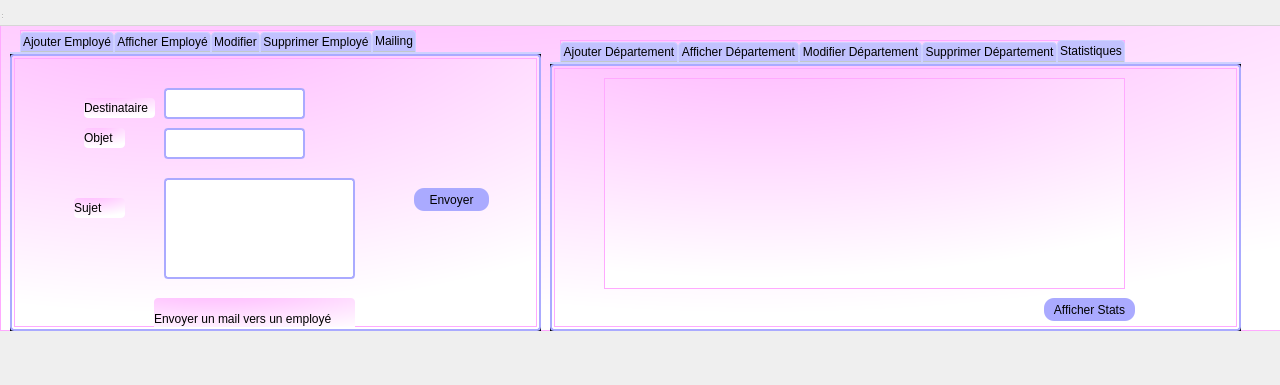
<?xml version="1.0" encoding="UTF-8"?>
<ui version="4.0">
 <class>GestionD_emp</class>
 <widget class="QDialog" name="GestionD_emp">
  <property name="geometry">
   <rect>
    <x>0</x>
    <y>0</y>
    <width>1280</width>
    <height>385</height>
   </rect>
  </property>
  <property name="windowTitle">
   <string>GestionD_emp</string>
  </property>
  <widget class="QWidget" name="centralwidget" native="true">
   <property name="geometry">
    <rect>
     <x>0</x>
     <y>0</y>
     <width>1281</width>
     <height>331</height>
    </rect>
   </property>
   <property name="styleSheet">
    <string notr="true">QStatusBar {
    background-color: rgb(207, 203, 255);
}
QPushButton
{
  border: 0px white;
  border-radius: 10px;
  padding: 0 8px;
  background: rgb(170, 170, 255);
}
QComboBox {
    border: 1px solid rgb(170, 170, 255);
    border-radius: 3px;
    padding: 1px 18px 1px 3px;
    min-width: 6em;
}
QTableView {
    selection-background-color: qlineargradient(x1: 0, y1: 0, x2: 0, y2: 0,
                                stop: 0 #FF92BB, stop: 1 white);
border:0.5px;
}
QLineEdit { background-color: white;
border: 2px solid rgb(170, 170, 255);
    border-radius: 4px; }

QFrame {
    border: 2px solid rgb(170, 170, 255);
    border-radius: 4px;
    padding: 2px;
    background-image: url(images/welcome.png);
}
 QLabel{
    border:0px;
    border-radius: 4px;
    padding: 0px;
    background-image: url(images/welcome.png);
}


QStatusBar {
    background-color: rgb(207, 203, 255);
}

QStatusBar::item {
    border: 1px solid red;
    border-radius: 3px;
}



/************************************************/
QTabWidget::pane { /* The tab widget frame */
    border-top: 2px solid #ced1ff;
background-color:black;
}


/* Style the tab using the tab sub-control. Note that
    it reads QTabBar _not_ QTabWidget */
QTabWidget::pane { /* The tab widget frame */
    border-top: 2px solid #ced1ff;
}

QTabWidget::tab-bar {
    left: 10px; /* move to the right by 5px */
}

/* Style the tab using the tab sub-control. Note that
    it reads QTabBar _not_ QTabWidget */
QTabBar::tab {
    background:rgb(194, 194, 255);
    border: 1px solid #ced1ff;
    border-bottom-color: #C2C7CB; /* same as the pane color */
    border-top-left-radius: 4px;
    border-top-right-radius: 4px;
    min-width: 8ex;
    padding: 2px;
}

QTabBar::tab:selected, QTabBar::tab:hover {
    background: qlineargradient(x1: 0, y1: 0, x2: 0, y2: 1,
                                stop: 0 #fafafa, stop: 0.4 #f4f4f4,
                                stop: 0.5 #e7e7e7, stop: 1.0 #fafafa);
}



QTabBar::tab:!selected {
    margin-top: 2px; /* make non-selected tabs look smaller */
}



/*********************************/


































* {   background: qradialgradient(cx: 0.3, cy: -0.4, fx: 0.3, fy: -0.4, radius: 1.35, stop: 0 #ffaaff, stop: 1  rgb(255,255, 255));   color: rgb(0,0, 0);   border: 1px solid #ffaaff; }
/** {   background-color: rgb(255, 215, 255);   color: rgb(0,0, 0);   border: 1px solid #ffaaff; }*/
</string>
   </property>
   <widget class="QTabWidget" name="tabWidget">
    <property name="geometry">
     <rect>
      <x>10</x>
      <y>30</y>
      <width>531</width>
      <height>301</height>
     </rect>
    </property>
    <property name="font">
     <font>
      <family>MS Shell Dlg 2</family>
     </font>
    </property>
    <property name="styleSheet">
     <string notr="true">QStatusBar {
    background-color: rgb(207, 203, 255);
}
QPushButton
{
  border: 0px white;
  border-radius: 10px;
  padding: 0 8px;
  background: rgb(170, 170, 255);
}
QComboBox {
    border: 1px solid rgb(170, 170, 255);
    border-radius: 3px;
    padding: 1px 18px 1px 3px;
    min-width: 6em;
}
QTableView {
    selection-background-color: qlineargradient(x1: 0, y1: 0, x2: 0, y2: 0,
                                stop: 0 #FF92BB, stop: 1 white);
border:0.5px;
}
QLineEdit { background-color: white;
border: 2px solid rgb(170, 170, 255);
    border-radius: 4px; }

QFrame {
    border: 2px solid rgb(170, 170, 255);
    border-radius: 4px;
    padding: 2px;
    background-image: url(images/welcome.png);
}
 QLabel{
    border:0px;
    border-radius: 4px;
    padding: 0px;
    background-image: url(images/welcome.png);
}</string>
    </property>
    <property name="currentIndex">
     <number>4</number>
    </property>
    <widget class="QWidget" name="tab">
     <attribute name="title">
      <string>Ajouter Employé</string>
     </attribute>
     <widget class="QLabel" name="label">
      <property name="geometry">
       <rect>
        <x>50</x>
        <y>30</y>
        <width>31</width>
        <height>16</height>
       </rect>
      </property>
      <property name="text">
       <string>CIN</string>
      </property>
     </widget>
     <widget class="QLabel" name="label_2">
      <property name="geometry">
       <rect>
        <x>50</x>
        <y>70</y>
        <width>31</width>
        <height>16</height>
       </rect>
      </property>
      <property name="text">
       <string>Nom</string>
      </property>
     </widget>
     <widget class="QLabel" name="label_3">
      <property name="geometry">
       <rect>
        <x>50</x>
        <y>150</y>
        <width>111</width>
        <height>16</height>
       </rect>
      </property>
      <property name="text">
       <string>Date Recrutement</string>
      </property>
     </widget>
     <widget class="QLineEdit" name="lineEdit_id">
      <property name="geometry">
       <rect>
        <x>240</x>
        <y>30</y>
        <width>113</width>
        <height>20</height>
       </rect>
      </property>
     </widget>
     <widget class="QLineEdit" name="lineEdit_nom">
      <property name="geometry">
       <rect>
        <x>240</x>
        <y>70</y>
        <width>113</width>
        <height>20</height>
       </rect>
      </property>
     </widget>
     <widget class="QLineEdit" name="lineEdit_date">
      <property name="geometry">
       <rect>
        <x>240</x>
        <y>150</y>
        <width>113</width>
        <height>20</height>
       </rect>
      </property>
     </widget>
     <widget class="QPushButton" name="pb_ajouter">
      <property name="geometry">
       <rect>
        <x>260</x>
        <y>250</y>
        <width>75</width>
        <height>23</height>
       </rect>
      </property>
      <property name="text">
       <string>Ajouter</string>
      </property>
     </widget>
     <widget class="QLineEdit" name="lineEdit_iddept_2">
      <property name="geometry">
       <rect>
        <x>240</x>
        <y>200</y>
        <width>113</width>
        <height>20</height>
       </rect>
      </property>
     </widget>
     <widget class="QLabel" name="label_5">
      <property name="geometry">
       <rect>
        <x>50</x>
        <y>200</y>
        <width>101</width>
        <height>16</height>
       </rect>
      </property>
      <property name="text">
       <string>Id_Departement</string>
      </property>
     </widget>
     <widget class="QComboBox" name="comboBox">
      <property name="geometry">
       <rect>
        <x>380</x>
        <y>90</y>
        <width>119</width>
        <height>22</height>
       </rect>
      </property>
     </widget>
     <widget class="QLabel" name="label_18">
      <property name="geometry">
       <rect>
        <x>390</x>
        <y>60</y>
        <width>101</width>
        <height>16</height>
       </rect>
      </property>
      <property name="text">
       <string>Dept. Existant</string>
      </property>
     </widget>
     <widget class="QLabel" name="label_21">
      <property name="geometry">
       <rect>
        <x>50</x>
        <y>110</y>
        <width>31</width>
        <height>16</height>
       </rect>
      </property>
      <property name="text">
       <string>Poste</string>
      </property>
     </widget>
     <widget class="QLineEdit" name="lineEdit_poste">
      <property name="geometry">
       <rect>
        <x>240</x>
        <y>110</y>
        <width>113</width>
        <height>20</height>
       </rect>
      </property>
     </widget>
    </widget>
    <widget class="QWidget" name="tab_2">
     <attribute name="title">
      <string>Afficher Employé</string>
     </attribute>
     <widget class="QTableView" name="tabemploye">
      <property name="geometry">
       <rect>
        <x>10</x>
        <y>10</y>
        <width>501</width>
        <height>191</height>
       </rect>
      </property>
      <property name="styleSheet">
       <string notr="true">QStatusBar {
    background-color: rgb(207, 203, 255);
}
QPushButton
{
  border: 0px white;
  border-radius: 10px;
  padding: 0 8px;
  background: rgb(170, 170, 255);
}
QComboBox {
    border: 1px solid rgb(170, 170, 255);
    border-radius: 3px;
    padding: 1px 18px 1px 3px;
    min-width: 6em;
}
QTableView {
    selection-background-color: qlineargradient(x1: 0, y1: 0, x2: 0, y2: 0,
                                stop: 0 #FF92BB, stop: 1 white);
border:0.5px;
}
QLineEdit { background-color: white;
border: 2px solid rgb(170, 170, 255);
    border-radius: 4px; }

QFrame {
    border: 2px solid rgb(170, 170, 255);
    border-radius: 4px;
    padding: 2px;
    background-image: url(images/welcome.png);
}
 QLabel{
    border:0px;
    border-radius: 4px;
    padding: 0px;
    background-image: url(images/welcome.png);
}</string>
      </property>
     </widget>
     <widget class="QPushButton" name="pdf">
      <property name="geometry">
       <rect>
        <x>210</x>
        <y>240</y>
        <width>75</width>
        <height>23</height>
       </rect>
      </property>
      <property name="text">
       <string>PDF</string>
      </property>
     </widget>
     <widget class="QLabel" name="label_17">
      <property name="geometry">
       <rect>
        <x>100</x>
        <y>210</y>
        <width>291</width>
        <height>20</height>
       </rect>
      </property>
      <property name="text">
       <string>Afficher la liste des employés dans un fichier PDF</string>
      </property>
     </widget>
    </widget>
    <widget class="QWidget" name="tab_7">
     <attribute name="title">
      <string>Modifier</string>
     </attribute>
     <widget class="QLineEdit" name="dateEdit">
      <property name="geometry">
       <rect>
        <x>200</x>
        <y>160</y>
        <width>141</width>
        <height>31</height>
       </rect>
      </property>
      <property name="font">
       <font>
        <family>Bahnschrift</family>
        <pointsize>14</pointsize>
       </font>
      </property>
     </widget>
     <widget class="QLabel" name="label_11">
      <property name="geometry">
       <rect>
        <x>130</x>
        <y>30</y>
        <width>61</width>
        <height>16</height>
       </rect>
      </property>
      <property name="text">
       <string>Identifiant</string>
      </property>
     </widget>
     <widget class="QPushButton" name="pb_chercherE">
      <property name="geometry">
       <rect>
        <x>350</x>
        <y>20</y>
        <width>75</width>
        <height>23</height>
       </rect>
      </property>
      <property name="text">
       <string>Chercher</string>
      </property>
     </widget>
     <widget class="QLineEdit" name="nomEdit">
      <property name="geometry">
       <rect>
        <x>200</x>
        <y>70</y>
        <width>141</width>
        <height>31</height>
       </rect>
      </property>
      <property name="font">
       <font>
        <family>Bahnschrift</family>
        <pointsize>14</pointsize>
       </font>
      </property>
     </widget>
     <widget class="QLabel" name="label_8">
      <property name="geometry">
       <rect>
        <x>100</x>
        <y>80</y>
        <width>47</width>
        <height>13</height>
       </rect>
      </property>
      <property name="text">
       <string>Nom</string>
      </property>
     </widget>
     <widget class="QLabel" name="label_12">
      <property name="geometry">
       <rect>
        <x>100</x>
        <y>160</y>
        <width>31</width>
        <height>16</height>
       </rect>
      </property>
      <property name="text">
       <string>Date</string>
      </property>
     </widget>
     <widget class="QLineEdit" name="idEdit">
      <property name="geometry">
       <rect>
        <x>220</x>
        <y>20</y>
        <width>91</width>
        <height>31</height>
       </rect>
      </property>
      <property name="text">
       <string/>
      </property>
     </widget>
     <widget class="QPushButton" name="pb_confirmerE">
      <property name="geometry">
       <rect>
        <x>190</x>
        <y>250</y>
        <width>151</width>
        <height>23</height>
       </rect>
      </property>
      <property name="text">
       <string>Confirmer Changement</string>
      </property>
     </widget>
     <widget class="QLabel" name="label_16">
      <property name="geometry">
       <rect>
        <x>60</x>
        <y>210</y>
        <width>101</width>
        <height>20</height>
       </rect>
      </property>
      <property name="text">
       <string>Id_Département</string>
      </property>
     </widget>
     <widget class="QLineEdit" name="depEdit">
      <property name="geometry">
       <rect>
        <x>200</x>
        <y>210</y>
        <width>141</width>
        <height>31</height>
       </rect>
      </property>
      <property name="font">
       <font>
        <family>Bahnschrift</family>
        <pointsize>14</pointsize>
       </font>
      </property>
     </widget>
     <widget class="QLineEdit" name="posteEdit">
      <property name="geometry">
       <rect>
        <x>200</x>
        <y>110</y>
        <width>141</width>
        <height>31</height>
       </rect>
      </property>
      <property name="font">
       <font>
        <family>Bahnschrift</family>
        <pointsize>14</pointsize>
       </font>
      </property>
     </widget>
     <widget class="QLabel" name="label_22">
      <property name="geometry">
       <rect>
        <x>100</x>
        <y>120</y>
        <width>47</width>
        <height>13</height>
       </rect>
      </property>
      <property name="text">
       <string>Poste</string>
      </property>
     </widget>
    </widget>
    <widget class="QWidget" name="tab_3">
     <attribute name="title">
      <string>Supprimer Employé</string>
     </attribute>
     <widget class="QLineEdit" name="lineEdit_id_2">
      <property name="geometry">
       <rect>
        <x>220</x>
        <y>80</y>
        <width>113</width>
        <height>20</height>
       </rect>
      </property>
     </widget>
     <widget class="QLabel" name="label_4">
      <property name="geometry">
       <rect>
        <x>90</x>
        <y>80</y>
        <width>31</width>
        <height>16</height>
       </rect>
      </property>
      <property name="text">
       <string>CIN</string>
      </property>
     </widget>
     <widget class="QPushButton" name="pb_supprimer">
      <property name="geometry">
       <rect>
        <x>240</x>
        <y>140</y>
        <width>75</width>
        <height>23</height>
       </rect>
      </property>
      <property name="text">
       <string>Supprimer</string>
      </property>
     </widget>
     <widget class="QComboBox" name="comboBox_2">
      <property name="geometry">
       <rect>
        <x>360</x>
        <y>80</y>
        <width>119</width>
        <height>22</height>
       </rect>
      </property>
     </widget>
     <widget class="QLabel" name="label_19">
      <property name="geometry">
       <rect>
        <x>400</x>
        <y>50</y>
        <width>31</width>
        <height>16</height>
       </rect>
      </property>
      <property name="text">
       <string>CINs</string>
      </property>
     </widget>
    </widget>
    <widget class="QWidget" name="tab_14">
     <attribute name="title">
      <string>Mailing</string>
     </attribute>
     <widget class="QLabel" name="label_71">
      <property name="geometry">
       <rect>
        <x>70</x>
        <y>70</y>
        <width>41</width>
        <height>20</height>
       </rect>
      </property>
      <property name="text">
       <string>Objet</string>
      </property>
     </widget>
     <widget class="QLineEdit" name="lineEdit_sujetmail_2">
      <property name="geometry">
       <rect>
        <x>150</x>
        <y>120</y>
        <width>191</width>
        <height>101</height>
       </rect>
      </property>
      <property name="font">
       <font>
        <family>Bahnschrift</family>
        <pointsize>14</pointsize>
       </font>
      </property>
     </widget>
     <widget class="QLabel" name="label_72">
      <property name="geometry">
       <rect>
        <x>70</x>
        <y>40</y>
        <width>71</width>
        <height>20</height>
       </rect>
      </property>
      <property name="text">
       <string>Destinataire</string>
      </property>
     </widget>
     <widget class="QLabel" name="label_73">
      <property name="geometry">
       <rect>
        <x>140</x>
        <y>240</y>
        <width>201</width>
        <height>41</height>
       </rect>
      </property>
      <property name="text">
       <string>Envoyer un mail vers un employé</string>
      </property>
     </widget>
     <widget class="QLineEdit" name="lineEdit_2_text_mail_2">
      <property name="geometry">
       <rect>
        <x>150</x>
        <y>70</y>
        <width>141</width>
        <height>31</height>
       </rect>
      </property>
      <property name="font">
       <font>
        <family>Bahnschrift</family>
        <pointsize>14</pointsize>
       </font>
      </property>
     </widget>
     <widget class="QLineEdit" name="lineEdit_distinataire_2">
      <property name="geometry">
       <rect>
        <x>150</x>
        <y>30</y>
        <width>141</width>
        <height>31</height>
       </rect>
      </property>
      <property name="font">
       <font>
        <family>Bahnschrift</family>
        <pointsize>14</pointsize>
       </font>
      </property>
     </widget>
     <widget class="QLabel" name="label_74">
      <property name="geometry">
       <rect>
        <x>60</x>
        <y>140</y>
        <width>51</width>
        <height>20</height>
       </rect>
      </property>
      <property name="text">
       <string>Sujet</string>
      </property>
     </widget>
     <widget class="QPushButton" name="mail_2">
      <property name="geometry">
       <rect>
        <x>400</x>
        <y>130</y>
        <width>75</width>
        <height>23</height>
       </rect>
      </property>
      <property name="text">
       <string>Envoyer</string>
      </property>
     </widget>
    </widget>
   </widget>
   <widget class="QTabWidget" name="tabWidget_2">
    <property name="geometry">
     <rect>
      <x>550</x>
      <y>40</y>
      <width>691</width>
      <height>291</height>
     </rect>
    </property>
    <property name="font">
     <font>
      <family>MS Shell Dlg 2</family>
     </font>
    </property>
    <property name="styleSheet">
     <string notr="true">QStatusBar {
    background-color: rgb(207, 203, 255);
}
QPushButton
{
  border: 0px white;
  border-radius: 10px;
  padding: 0 8px;
  background: rgb(170, 170, 255);
}
QComboBox {
    border: 1px solid rgb(170, 170, 255);
    border-radius: 3px;
    padding: 1px 18px 1px 3px;
    min-width: 6em;
}
QTableView {
    selection-background-color: qlineargradient(x1: 0, y1: 0, x2: 0, y2: 0,
                                stop: 0 #FF92BB, stop: 1 white);
border:0.5px;
}
QLineEdit { background-color: white;
border: 2px solid rgb(170, 170, 255);
    border-radius: 4px; }

QFrame {
    border: 2px solid rgb(170, 170, 255);
    border-radius: 4px;
    padding: 2px;
    background-image: url(images/welcome.png);
}
 QLabel{
    border:0px;
    border-radius: 4px;
    padding: 0px;
    background-image: url(images/welcome.png);
}</string>
    </property>
    <property name="currentIndex">
     <number>4</number>
    </property>
    <widget class="QWidget" name="tab_4">
     <attribute name="title">
      <string>Ajouter Département</string>
     </attribute>
     <widget class="QLabel" name="label_7">
      <property name="geometry">
       <rect>
        <x>60</x>
        <y>60</y>
        <width>111</width>
        <height>16</height>
       </rect>
      </property>
      <property name="text">
       <string>Nom département</string>
      </property>
     </widget>
     <widget class="QLineEdit" name="lineEdit_id_3">
      <property name="geometry">
       <rect>
        <x>210</x>
        <y>150</y>
        <width>113</width>
        <height>20</height>
       </rect>
      </property>
     </widget>
     <widget class="QLineEdit" name="lineEdit_nom_2">
      <property name="geometry">
       <rect>
        <x>210</x>
        <y>60</y>
        <width>113</width>
        <height>20</height>
       </rect>
      </property>
     </widget>
     <widget class="QPushButton" name="pb_ajouter_2">
      <property name="geometry">
       <rect>
        <x>240</x>
        <y>220</y>
        <width>75</width>
        <height>23</height>
       </rect>
      </property>
      <property name="text">
       <string>Ajouter</string>
      </property>
     </widget>
     <widget class="QLabel" name="label_9">
      <property name="geometry">
       <rect>
        <x>60</x>
        <y>150</y>
        <width>111</width>
        <height>16</height>
       </rect>
      </property>
      <property name="text">
       <string>Postes Vacants</string>
      </property>
     </widget>
    </widget>
    <widget class="QWidget" name="tab_5">
     <attribute name="title">
      <string>Afficher Département</string>
     </attribute>
     <widget class="QTableView" name="tabdepartement">
      <property name="geometry">
       <rect>
        <x>10</x>
        <y>20</y>
        <width>541</width>
        <height>241</height>
       </rect>
      </property>
     </widget>
    </widget>
    <widget class="QWidget" name="tab_8">
     <attribute name="title">
      <string>Modifier Département</string>
     </attribute>
     <widget class="QLabel" name="label_13">
      <property name="geometry">
       <rect>
        <x>120</x>
        <y>100</y>
        <width>47</width>
        <height>13</height>
       </rect>
      </property>
      <property name="text">
       <string>Nom</string>
      </property>
     </widget>
     <widget class="QLabel" name="label_14">
      <property name="geometry">
       <rect>
        <x>140</x>
        <y>40</y>
        <width>61</width>
        <height>16</height>
       </rect>
      </property>
      <property name="text">
       <string>Identifiant</string>
      </property>
     </widget>
     <widget class="QLabel" name="label_15">
      <property name="geometry">
       <rect>
        <x>70</x>
        <y>150</y>
        <width>111</width>
        <height>20</height>
       </rect>
      </property>
      <property name="text">
       <string>Postes Vacants</string>
      </property>
     </widget>
     <widget class="QPushButton" name="pb_chercherD">
      <property name="geometry">
       <rect>
        <x>360</x>
        <y>40</y>
        <width>75</width>
        <height>23</height>
       </rect>
      </property>
      <property name="text">
       <string>Chercher</string>
      </property>
     </widget>
     <widget class="QLineEdit" name="idEdit_2">
      <property name="geometry">
       <rect>
        <x>220</x>
        <y>30</y>
        <width>91</width>
        <height>31</height>
       </rect>
      </property>
      <property name="text">
       <string/>
      </property>
     </widget>
     <widget class="QLineEdit" name="nomEdit_2">
      <property name="geometry">
       <rect>
        <x>190</x>
        <y>90</y>
        <width>141</width>
        <height>31</height>
       </rect>
      </property>
      <property name="font">
       <font>
        <family>Bahnschrift</family>
        <pointsize>14</pointsize>
       </font>
      </property>
     </widget>
     <widget class="QLineEdit" name="placesEdit_2">
      <property name="geometry">
       <rect>
        <x>190</x>
        <y>140</y>
        <width>141</width>
        <height>31</height>
       </rect>
      </property>
      <property name="font">
       <font>
        <family>Bahnschrift</family>
        <pointsize>14</pointsize>
       </font>
      </property>
     </widget>
     <widget class="QPushButton" name="pb_confirmerD">
      <property name="geometry">
       <rect>
        <x>190</x>
        <y>200</y>
        <width>151</width>
        <height>23</height>
       </rect>
      </property>
      <property name="text">
       <string>Confirmer Changement</string>
      </property>
     </widget>
    </widget>
    <widget class="QWidget" name="tab_6">
     <attribute name="title">
      <string>Supprimer Département</string>
     </attribute>
     <widget class="QLineEdit" name="lineEdit_id_4">
      <property name="geometry">
       <rect>
        <x>220</x>
        <y>80</y>
        <width>113</width>
        <height>20</height>
       </rect>
      </property>
     </widget>
     <widget class="QLabel" name="label_10">
      <property name="geometry">
       <rect>
        <x>110</x>
        <y>80</y>
        <width>61</width>
        <height>16</height>
       </rect>
      </property>
      <property name="text">
       <string>Identifiant</string>
      </property>
     </widget>
     <widget class="QPushButton" name="pb_supprimer_2">
      <property name="geometry">
       <rect>
        <x>240</x>
        <y>170</y>
        <width>75</width>
        <height>23</height>
       </rect>
      </property>
      <property name="text">
       <string>Supprimer</string>
      </property>
     </widget>
     <widget class="QComboBox" name="comboBox_3">
      <property name="geometry">
       <rect>
        <x>350</x>
        <y>80</y>
        <width>119</width>
        <height>22</height>
       </rect>
      </property>
     </widget>
     <widget class="QLabel" name="label_20">
      <property name="geometry">
       <rect>
        <x>360</x>
        <y>60</y>
        <width>101</width>
        <height>16</height>
       </rect>
      </property>
      <property name="text">
       <string>Dept. Existant</string>
      </property>
     </widget>
    </widget>
    <widget class="QWidget" name="tab_9">
     <attribute name="title">
      <string>Statistiques</string>
     </attribute>
     <widget class="QCustomPlot" name="gplot" native="true">
      <property name="geometry">
       <rect>
        <x>50</x>
        <y>10</y>
        <width>521</width>
        <height>211</height>
       </rect>
      </property>
     </widget>
     <widget class="QPushButton" name="afficher_stat2">
      <property name="geometry">
       <rect>
        <x>490</x>
        <y>230</y>
        <width>91</width>
        <height>23</height>
       </rect>
      </property>
      <property name="text">
       <string>Afficher Stats</string>
      </property>
     </widget>
    </widget>
   </widget>
  </widget>
  <widget class="QMenuBar" name="menubar">
   <property name="geometry">
    <rect>
     <x>0</x>
     <y>0</y>
     <width>1280</width>
     <height>26</height>
    </rect>
   </property>
  </widget>
  <widget class="QStatusBar" name="statusbar">
   <property name="geometry">
    <rect>
     <x>0</x>
     <y>0</y>
     <width>3</width>
     <height>20</height>
    </rect>
   </property>
  </widget>
 </widget>
 <customwidgets>
  <customwidget>
   <class>QCustomPlot</class>
   <extends>QWidget</extends>
   <header>qcustomplot.h</header>
   <container>1</container>
  </customwidget>
 </customwidgets>
 <resources/>
 <connections/>
</ui>
